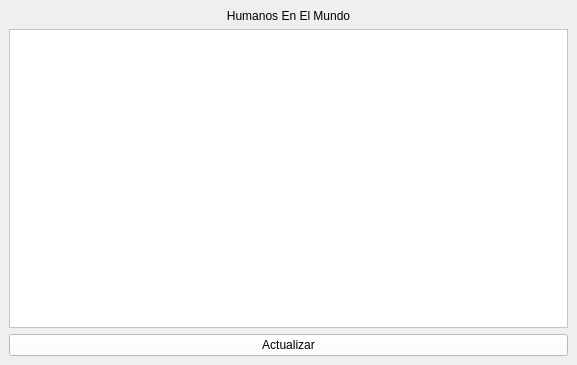
<?xml version="1.0" encoding="UTF-8"?>
<ui version="4.0">
 <class>VentanaListaMundo</class>
 <widget class="QMainWindow" name="VentanaListaMundo">
  <property name="geometry">
   <rect>
    <x>0</x>
    <y>0</y>
    <width>577</width>
    <height>365</height>
   </rect>
  </property>
  <property name="windowTitle">
   <string>Lista De Humanos</string>
  </property>
  <property name="windowIcon">
   <iconset resource="recursos.qrc">
    <normaloff>:/imagenes/recursos/imagenes/Man-and-Woman.png</normaloff>:/imagenes/recursos/imagenes/Man-and-Woman.png</iconset>
  </property>
  <property name="styleSheet">
   <string notr="true">background-color: qlineargradient(spread:pad, x1:0, y1:0,x2:1,y2:0,stop:0 
rgba(0,182,255,255), stop:0.329545 rgba(255,255,255,255), stop:0.670455
rgba(255,255,255,255),stop:1 rgba(255,102,0,255));
</string>
  </property>
  <widget class="QWidget" name="centralwidget">
   <layout class="QVBoxLayout" name="verticalLayout">
    <item>
     <widget class="QLabel" name="label">
      <property name="styleSheet">
       <string notr="true">background-color: rgba(255, 255, 255, 0);
font: 14pt &quot;Californian FB&quot;;</string>
      </property>
      <property name="text">
       <string>Humanos En El Mundo</string>
      </property>
      <property name="alignment">
       <set>Qt::AlignCenter</set>
      </property>
     </widget>
    </item>
    <item>
     <widget class="QTextBrowser" name="informacionHumanos">
      <property name="styleSheet">
       <string notr="true">background-color: rgb(255, 255, 255);</string>
      </property>
     </widget>
    </item>
    <item>
     <widget class="QPushButton" name="actualizar">
      <property name="styleSheet">
       <string notr="true">background-color: rgb(255, 255, 255);</string>
      </property>
      <property name="text">
       <string>Actualizar</string>
      </property>
     </widget>
    </item>
   </layout>
  </widget>
 </widget>
 <resources>
  <include location="recursos.qrc"/>
 </resources>
 <connections/>
</ui>
